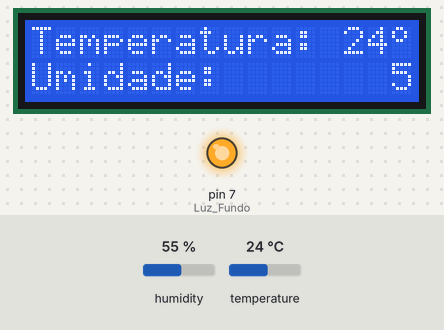
Simulated run of this sketch. Board: Arduino Uno, built with avr-gcc and run on an emulated ATmega328P. On the bench: 16×2 character LCD, output pins drawn as LEDs (lit = HIGH). The test bench sets the inputs (shaded band); at power-on: humidity 55 %, temperature 24 °C. What the sketch prints to the serial monitor is not drawn.

Above: at 2.6 s.
2.7 s: humidity set to 22 %
At 5.3 s:
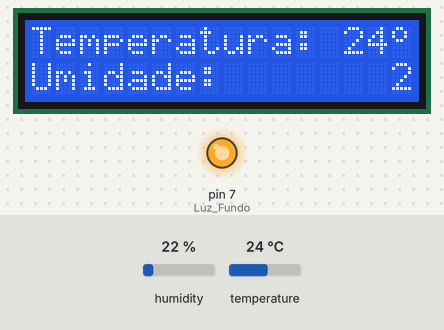
5.7 s: temperature set to 12 °C
At 6.6 s:
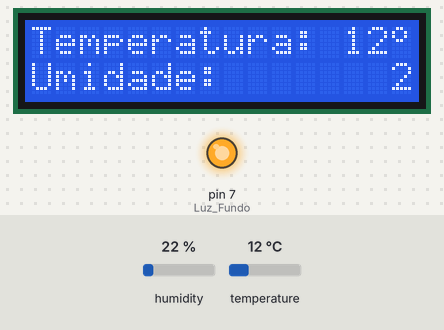
8.7 s: humidity set to 40 %
At 11.3 s:
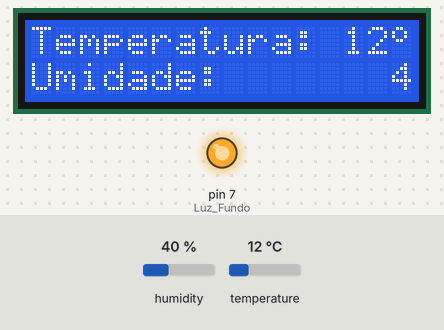
11.7 s: temperature set to 19 °C
At 12.9 s:
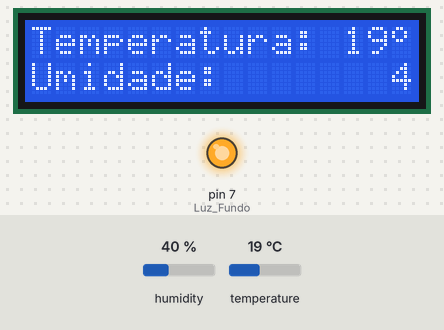
Timing chart, 0 to 14.7 s (numbered marks = the images above; inputs shaded):
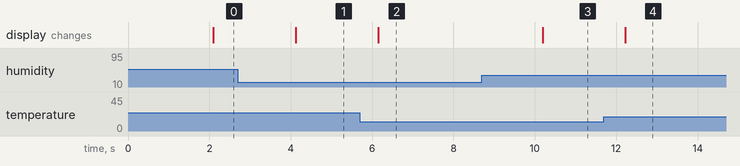

Measured:
- after the input at 2.7 s, the display: changes after 1.4 s (image 1)
- after the input at 5.7 s, the display: changes after 0.45 s (image 2)
- after the input at 8.7 s, the display: changes after 1.5 s (image 3)
- after the input at 11.7 s, the display: changes after 0.53 s (image 4)

The sketch:

SensorTempUmid_display.ino
```cpp
#include "DHT.h"
#include <LiquidCrystal.h>
#define Luz_Fundo   7

#define DHTPIN 9

// definir o tipo de sensor que está usando
//#define DHTTYPE DHT11   // DHT 11
#define DHTTYPE DHT22   // DHT 22  (AM2302)
//#define DHTTYPE DHT21   // DHT 21 (AM2301)

// PINAGEM DO SENSOR:
// SAÍDA 1 (ESQUERDA) DO SENSOR - CONECTAR NO PINO 5V
// SAÍDÁ 2 DO SENSOR (DATA) - CONECTAR COM PINO 9
// SAÍDA 4 DO SENSOR (DIREITA) - CONECTAR COM PINO GND
// CONECTAR RESISTOR DE 10k - DO PINO 9 (DATA) À SAÍDA 1 (ESQUERDA/5V) DO SENSOR

// Initialize DHT sensor.
// Note that older versions of this library took an optional third parameter to
// tweak the timings for faster processors.  This parameter is no longer needed
// as the current DHT reading algorithm adjusts itself to work on faster procs.
DHT dht(DHTPIN, DHTTYPE);

//Define os pinos que serão ligados ao LCD
LiquidCrystal lcd(12, 11, 5, 4, 3, 2);

//Array simbolo grau
byte grau[8] ={ B00001100,
                B00010010,
                B00010010,
                B00001100,
                B00000000,
                B00000000,
                B00000000,
                B00000000,};

void setup() {
  Serial.begin(9600);
  Serial.println("Testando sensor!");

  dht.begin();

  lcd.begin(16,2); //Inicializa LCD
  lcd.clear(); //Limpa o LCD
  lcd.createChar(0, grau); //Cria o caractere customizado com o simbolo do grau
  pinMode(Luz_Fundo,OUTPUT); //define o pino como saída
  digitalWrite(Luz_Fundo,HIGH); // Liga a luz do display.

}

void loop() {
  // Wait a few seconds between measurements.
  delay(2000);

  // Reading temperature or humidity takes about 250 milliseconds!
  // Sensor readings may also be up to 2 seconds 'old' (its a very slow sensor)
  float h = dht.readHumidity();
  // Read temperature as Celsius (the default)
  float t = dht.readTemperature();
  // Read temperature as Fahrenheit (isFahrenheit = true)
  float f = dht.readTemperature(true);

  // Check if any reads failed and exit early (to try again).
  if (isnan(h) || isnan(t) || isnan(f)) {
    Serial.println("Falha ao ler o sensor!");
    return;
  }

  // Compute heat index in Fahrenheit (the default)
  float hif = dht.computeHeatIndex(f, h);
  // Compute heat index in Celsius (isFahreheit = false)
  float hic = dht.computeHeatIndex(t, h, false);

  lcd.setCursor(0,0);
  lcd.print("Temperatura: ");
  lcd.print(" ");
  lcd.setCursor(13,0);
  lcd.print(t);
  lcd.setCursor(15,0);

  //Mostra o simbolo do grau formado pelo array
  lcd.write((byte)0);

  lcd.setCursor(0,1);
  lcd.print("Umidade: ");
  lcd.print(" ");
  lcd.setCursor(15,1);
  lcd.print(h);
 // lcd.setCursor(12,1);

  Serial.print("Umidade: ");
  Serial.print(h);
  Serial.print(" %\t");
  Serial.print("Temperatura: ");
  Serial.print(t);
  Serial.print(" *C ");
  Serial.print(f);
  Serial.print(" *F\t");
  Serial.print("Index calor: ");
  Serial.print(hic);
  Serial.print(" *C ");
  Serial.print(hif);
  Serial.println(" *F");
}
```
